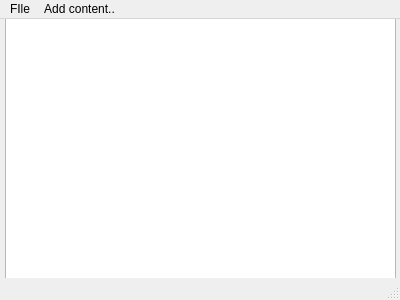
<?xml version="1.0" encoding="UTF-8"?>
<ui version="4.0">
 <class>MainWindow</class>
 <widget class="QMainWindow" name="MainWindow">
  <property name="geometry">
   <rect>
    <x>0</x>
    <y>0</y>
    <width>400</width>
    <height>300</height>
   </rect>
  </property>
  <property name="windowTitle">
   <string>MainWindow</string>
  </property>
  <widget class="QWidget" name="centralWidget">
   <widget class="QTableView" name="main_window_tableView">
    <property name="geometry">
     <rect>
      <x>5</x>
      <y>-59</y>
      <width>391</width>
      <height>391</height>
     </rect>
    </property>
   </widget>
  </widget>
  <widget class="QMenuBar" name="menuBar">
   <property name="geometry">
    <rect>
     <x>0</x>
     <y>0</y>
     <width>400</width>
     <height>25</height>
    </rect>
   </property>
   <widget class="QMenu" name="menuFIle">
    <property name="title">
     <string>FIle</string>
    </property>
    <addaction name="actionSave"/>
    <addaction name="actionOpen"/>
    <addaction name="actionExport_As"/>
   </widget>
   <widget class="QMenu" name="menuAdd_content">
    <property name="title">
     <string>Add content..</string>
    </property>
    <addaction name="actionAdd_group_profile"/>
    <addaction name="actionAdd_teacher_profile"/>
    <addaction name="actionAdd_auditorium"/>
   </widget>
   <addaction name="menuFIle"/>
   <addaction name="menuAdd_content"/>
  </widget>
  <widget class="QStatusBar" name="statusBar">
   <property name="enabled">
    <bool>true</bool>
   </property>
  </widget>
  <action name="actionAdd_group_profile">
   <property name="text">
    <string>change group profiles</string>
   </property>
  </action>
  <action name="actionAdd_teacher_profile">
   <property name="text">
    <string>Add teacher  profile</string>
   </property>
  </action>
  <action name="actionAdd_auditorium">
   <property name="text">
    <string>Add auditorium</string>
   </property>
  </action>
  <action name="actionSave">
   <property name="text">
    <string>Save</string>
   </property>
  </action>
  <action name="actionOpen">
   <property name="text">
    <string>Open...</string>
   </property>
  </action>
  <action name="actionExport_As">
   <property name="text">
    <string>Export As...</string>
   </property>
  </action>
 </widget>
 <layoutdefault spacing="6" margin="11"/>
 <resources/>
 <connections/>
</ui>
